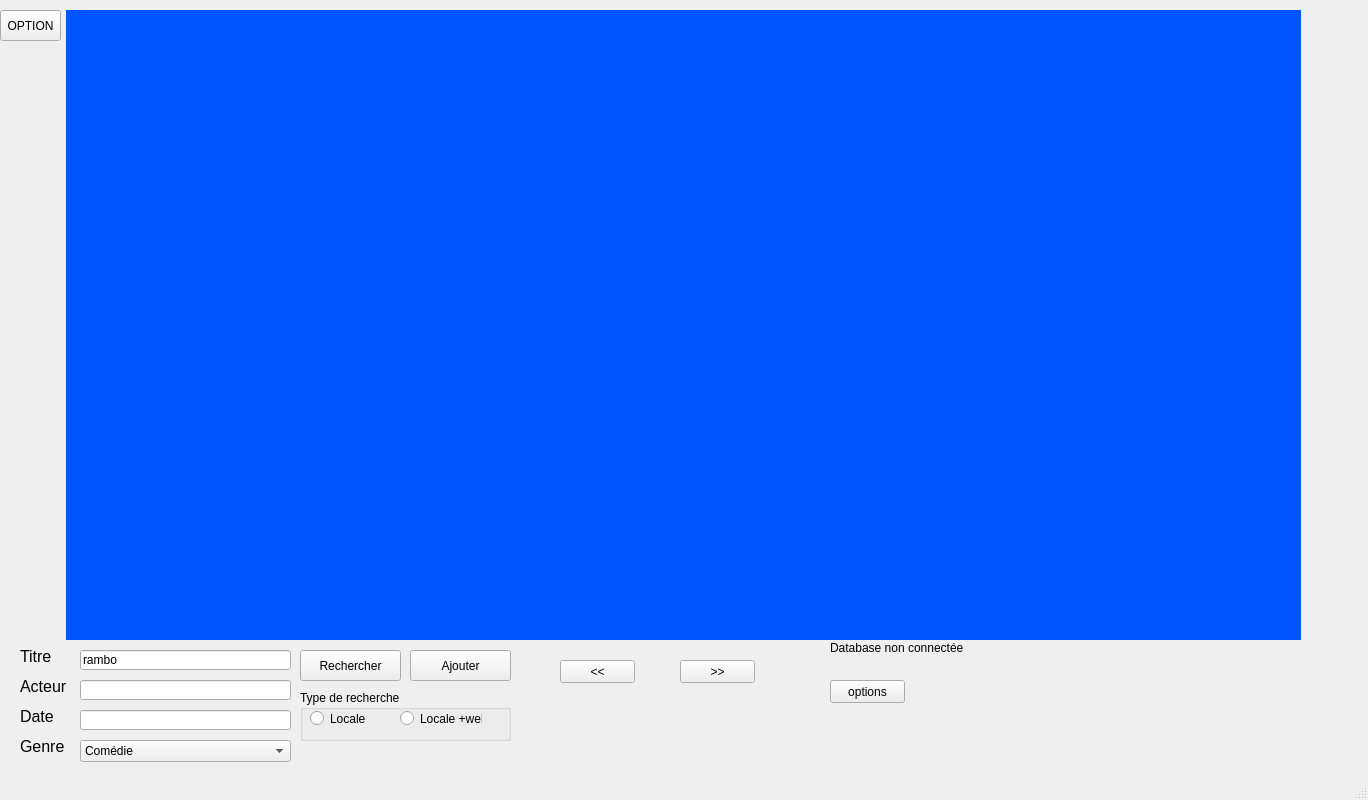
<?xml version="1.0" encoding="UTF-8"?>
<ui version="4.0">
 <class>MainWindow</class>
 <widget class="QMainWindow" name="MainWindow">
  <property name="geometry">
   <rect>
    <x>0</x>
    <y>0</y>
    <width>1368</width>
    <height>800</height>
   </rect>
  </property>
  <property name="windowTitle">
   <string>MainWindow</string>
  </property>
  <property name="tabShape">
   <enum>QTabWidget::Rounded</enum>
  </property>
  <property name="dockNestingEnabled">
   <bool>false</bool>
  </property>
  <widget class="QWidget" name="centralwidget">
   <widget class="QPushButton" name="btn_rechercher">
    <property name="geometry">
     <rect>
      <x>300</x>
      <y>650</y>
      <width>101</width>
      <height>31</height>
     </rect>
    </property>
    <property name="text">
     <string>Rechercher</string>
    </property>
   </widget>
   <widget class="QPushButton" name="btn_ajouter">
    <property name="geometry">
     <rect>
      <x>410</x>
      <y>650</y>
      <width>101</width>
      <height>31</height>
     </rect>
    </property>
    <property name="text">
     <string>Ajouter</string>
    </property>
   </widget>
   <widget class="QPushButton" name="btn_option">
    <property name="geometry">
     <rect>
      <x>0</x>
      <y>10</y>
      <width>61</width>
      <height>31</height>
     </rect>
    </property>
    <property name="text">
     <string>OPTION</string>
    </property>
   </widget>
   <widget class="QLineEdit" name="ln_titre">
    <property name="geometry">
     <rect>
      <x>80</x>
      <y>650</y>
      <width>211</width>
      <height>20</height>
     </rect>
    </property>
    <property name="text">
     <string>rambo</string>
    </property>
   </widget>
   <widget class="QLabel" name="lbl_titre">
    <property name="geometry">
     <rect>
      <x>20</x>
      <y>650</y>
      <width>47</width>
      <height>13</height>
     </rect>
    </property>
    <property name="font">
     <font>
      <pointsize>12</pointsize>
     </font>
    </property>
    <property name="text">
     <string>Titre</string>
    </property>
   </widget>
   <widget class="QLabel" name="lbl__Acteur">
    <property name="geometry">
     <rect>
      <x>20</x>
      <y>680</y>
      <width>47</width>
      <height>13</height>
     </rect>
    </property>
    <property name="font">
     <font>
      <pointsize>12</pointsize>
     </font>
    </property>
    <property name="text">
     <string>Acteur</string>
    </property>
   </widget>
   <widget class="QLineEdit" name="ln_titre_2">
    <property name="geometry">
     <rect>
      <x>80</x>
      <y>680</y>
      <width>211</width>
      <height>20</height>
     </rect>
    </property>
   </widget>
   <widget class="QLabel" name="lbl_date">
    <property name="geometry">
     <rect>
      <x>20</x>
      <y>710</y>
      <width>47</width>
      <height>13</height>
     </rect>
    </property>
    <property name="font">
     <font>
      <pointsize>12</pointsize>
     </font>
    </property>
    <property name="text">
     <string>Date</string>
    </property>
   </widget>
   <widget class="QLineEdit" name="ln_titre_3">
    <property name="geometry">
     <rect>
      <x>80</x>
      <y>710</y>
      <width>211</width>
      <height>20</height>
     </rect>
    </property>
   </widget>
   <widget class="QComboBox" name="cb_genre">
    <property name="geometry">
     <rect>
      <x>80</x>
      <y>740</y>
      <width>211</width>
      <height>22</height>
     </rect>
    </property>
    <item>
     <property name="text">
      <string>Comédie</string>
     </property>
    </item>
    <item>
     <property name="text">
      <string>Trhiller</string>
     </property>
    </item>
    <item>
     <property name="text">
      <string>Horreur</string>
     </property>
    </item>
    <item>
     <property name="text">
      <string>Fiction</string>
     </property>
    </item>
    <item>
     <property name="text">
      <string>Romantique</string>
     </property>
    </item>
   </widget>
   <widget class="QLabel" name="lbl_date_2">
    <property name="geometry">
     <rect>
      <x>20</x>
      <y>740</y>
      <width>47</width>
      <height>13</height>
     </rect>
    </property>
    <property name="font">
     <font>
      <pointsize>12</pointsize>
     </font>
    </property>
    <property name="text">
     <string>Genre</string>
    </property>
   </widget>
   <widget class="QPushButton" name="btn_previous">
    <property name="geometry">
     <rect>
      <x>560</x>
      <y>660</y>
      <width>75</width>
      <height>23</height>
     </rect>
    </property>
    <property name="text">
     <string>&lt;&lt;</string>
    </property>
   </widget>
   <widget class="QPushButton" name="btn_next">
    <property name="geometry">
     <rect>
      <x>680</x>
      <y>660</y>
      <width>75</width>
      <height>23</height>
     </rect>
    </property>
    <property name="text">
     <string>&gt;&gt;</string>
    </property>
   </widget>
   <widget class="QWidget" name="gridLayoutWidget">
    <property name="geometry">
     <rect>
      <x>690</x>
      <y>0</y>
      <width>791</width>
      <height>571</height>
     </rect>
    </property>
    <layout class="QGridLayout" name="hl_minifilm" rowminimumheight="0" columnminimumwidth="0"/>
   </widget>
   <widget class="QStackedWidget" name="dvdtek">
    <property name="geometry">
     <rect>
      <x>66</x>
      <y>10</y>
      <width>1235</width>
      <height>630</height>
     </rect>
    </property>
    <property name="minimumSize">
     <size>
      <width>1235</width>
      <height>0</height>
     </size>
    </property>
    <property name="styleSheet">
     <string notr="true">border-color: rgb(0, 0, 255);
background-color: rgb(0, 85, 255);</string>
    </property>
    <widget class="QWidget" name="page_1">
     <widget class="QWidget" name="gridLayoutWidget_2">
      <property name="geometry">
       <rect>
        <x>0</x>
        <y>0</y>
        <width>1241</width>
        <height>631</height>
       </rect>
      </property>
      <layout class="QGridLayout" name="grd1">
       <property name="leftMargin">
        <number>10</number>
       </property>
       <property name="rightMargin">
        <number>10</number>
       </property>
       <property name="spacing">
        <number>10</number>
       </property>
      </layout>
     </widget>
    </widget>
    <widget class="QWidget" name="page_2">
     <widget class="QWidget" name="gridLayoutWidget_3">
      <property name="geometry">
       <rect>
        <x>0</x>
        <y>0</y>
        <width>1241</width>
        <height>631</height>
       </rect>
      </property>
      <layout class="QGridLayout" name="grd2"/>
     </widget>
    </widget>
    <widget class="QWidget" name="page_3">
     <widget class="QWidget" name="gridLayoutWidget_4">
      <property name="geometry">
       <rect>
        <x>0</x>
        <y>0</y>
        <width>1241</width>
        <height>631</height>
       </rect>
      </property>
      <layout class="QGridLayout" name="grd3" columnstretch="0" rowminimumheight="0" columnminimumwidth="0">
       <property name="sizeConstraint">
        <enum>QLayout::SetDefaultConstraint</enum>
       </property>
       <property name="leftMargin">
        <number>10</number>
       </property>
       <property name="rightMargin">
        <number>10</number>
       </property>
       <property name="spacing">
        <number>10</number>
       </property>
      </layout>
     </widget>
    </widget>
    <widget class="QWidget" name="page_4">
     <widget class="QWidget" name="gridLayoutWidget_5">
      <property name="geometry">
       <rect>
        <x>0</x>
        <y>0</y>
        <width>1241</width>
        <height>631</height>
       </rect>
      </property>
      <layout class="QGridLayout" name="grd4" columnstretch="0" rowminimumheight="0" columnminimumwidth="0">
       <property name="sizeConstraint">
        <enum>QLayout::SetDefaultConstraint</enum>
       </property>
       <property name="leftMargin">
        <number>10</number>
       </property>
       <property name="rightMargin">
        <number>10</number>
       </property>
       <property name="spacing">
        <number>10</number>
       </property>
      </layout>
     </widget>
    </widget>
    <widget class="QWidget" name="page_5">
     <widget class="QWidget" name="gridLayoutWidget_6">
      <property name="geometry">
       <rect>
        <x>0</x>
        <y>0</y>
        <width>1241</width>
        <height>631</height>
       </rect>
      </property>
      <layout class="QGridLayout" name="grd5" columnstretch="0" rowminimumheight="0" columnminimumwidth="0">
       <property name="sizeConstraint">
        <enum>QLayout::SetDefaultConstraint</enum>
       </property>
       <property name="leftMargin">
        <number>10</number>
       </property>
       <property name="rightMargin">
        <number>10</number>
       </property>
       <property name="spacing">
        <number>10</number>
       </property>
      </layout>
     </widget>
    </widget>
    <widget class="QWidget" name="page_6">
     <widget class="QWidget" name="gridLayoutWidget_7">
      <property name="geometry">
       <rect>
        <x>0</x>
        <y>0</y>
        <width>1241</width>
        <height>631</height>
       </rect>
      </property>
      <layout class="QGridLayout" name="grd6" columnstretch="0" rowminimumheight="0" columnminimumwidth="0">
       <property name="sizeConstraint">
        <enum>QLayout::SetDefaultConstraint</enum>
       </property>
       <property name="leftMargin">
        <number>10</number>
       </property>
       <property name="rightMargin">
        <number>10</number>
       </property>
       <property name="spacing">
        <number>10</number>
       </property>
      </layout>
     </widget>
    </widget>
    <widget class="QWidget" name="page_7">
     <widget class="QWidget" name="gridLayoutWidget_8">
      <property name="geometry">
       <rect>
        <x>0</x>
        <y>0</y>
        <width>1241</width>
        <height>631</height>
       </rect>
      </property>
      <layout class="QGridLayout" name="grd7" columnstretch="0" rowminimumheight="0" columnminimumwidth="0">
       <property name="sizeConstraint">
        <enum>QLayout::SetDefaultConstraint</enum>
       </property>
       <property name="leftMargin">
        <number>10</number>
       </property>
       <property name="rightMargin">
        <number>10</number>
       </property>
       <property name="spacing">
        <number>10</number>
       </property>
      </layout>
     </widget>
    </widget>
    <widget class="QWidget" name="page_8">
     <widget class="QWidget" name="gridLayoutWidget_9">
      <property name="geometry">
       <rect>
        <x>0</x>
        <y>0</y>
        <width>1241</width>
        <height>631</height>
       </rect>
      </property>
      <layout class="QGridLayout" name="grd8" columnstretch="0" rowminimumheight="0" columnminimumwidth="0">
       <property name="sizeConstraint">
        <enum>QLayout::SetDefaultConstraint</enum>
       </property>
       <property name="leftMargin">
        <number>10</number>
       </property>
       <property name="rightMargin">
        <number>10</number>
       </property>
       <property name="spacing">
        <number>10</number>
       </property>
      </layout>
     </widget>
    </widget>
    <widget class="QWidget" name="page_9">
     <widget class="QWidget" name="gridLayoutWidget_10">
      <property name="geometry">
       <rect>
        <x>0</x>
        <y>0</y>
        <width>1241</width>
        <height>631</height>
       </rect>
      </property>
      <layout class="QGridLayout" name="grd9" columnstretch="0" rowminimumheight="0" columnminimumwidth="0">
       <property name="sizeConstraint">
        <enum>QLayout::SetDefaultConstraint</enum>
       </property>
       <property name="leftMargin">
        <number>10</number>
       </property>
       <property name="rightMargin">
        <number>10</number>
       </property>
       <property name="spacing">
        <number>10</number>
       </property>
      </layout>
     </widget>
    </widget>
    <widget class="QWidget" name="page_10">
     <widget class="QWidget" name="gridLayoutWidget_11">
      <property name="geometry">
       <rect>
        <x>0</x>
        <y>0</y>
        <width>1241</width>
        <height>631</height>
       </rect>
      </property>
      <layout class="QGridLayout" name="grd10" columnstretch="0" rowminimumheight="0" columnminimumwidth="0">
       <property name="sizeConstraint">
        <enum>QLayout::SetDefaultConstraint</enum>
       </property>
       <property name="leftMargin">
        <number>10</number>
       </property>
       <property name="rightMargin">
        <number>10</number>
       </property>
       <property name="spacing">
        <number>10</number>
       </property>
      </layout>
     </widget>
    </widget>
    <widget class="QWidget" name="page_11">
     <widget class="QWidget" name="gridLayoutWidget_12">
      <property name="geometry">
       <rect>
        <x>0</x>
        <y>0</y>
        <width>1241</width>
        <height>631</height>
       </rect>
      </property>
      <layout class="QGridLayout" name="grd11" columnstretch="0" rowminimumheight="0" columnminimumwidth="0">
       <property name="sizeConstraint">
        <enum>QLayout::SetDefaultConstraint</enum>
       </property>
       <property name="leftMargin">
        <number>10</number>
       </property>
       <property name="rightMargin">
        <number>10</number>
       </property>
       <property name="spacing">
        <number>10</number>
       </property>
      </layout>
     </widget>
    </widget>
    <widget class="QWidget" name="page_12">
     <widget class="QWidget" name="gridLayoutWidget_13">
      <property name="geometry">
       <rect>
        <x>0</x>
        <y>0</y>
        <width>1241</width>
        <height>631</height>
       </rect>
      </property>
      <layout class="QGridLayout" name="grd12" columnstretch="0" rowminimumheight="0" columnminimumwidth="0">
       <property name="sizeConstraint">
        <enum>QLayout::SetDefaultConstraint</enum>
       </property>
       <property name="leftMargin">
        <number>10</number>
       </property>
       <property name="rightMargin">
        <number>10</number>
       </property>
       <property name="spacing">
        <number>10</number>
       </property>
      </layout>
     </widget>
    </widget>
    <widget class="QWidget" name="page_13">
     <widget class="QWidget" name="gridLayoutWidget_14">
      <property name="geometry">
       <rect>
        <x>0</x>
        <y>0</y>
        <width>1241</width>
        <height>631</height>
       </rect>
      </property>
      <layout class="QGridLayout" name="grd13" columnstretch="0" rowminimumheight="0" columnminimumwidth="0">
       <property name="sizeConstraint">
        <enum>QLayout::SetDefaultConstraint</enum>
       </property>
       <property name="leftMargin">
        <number>10</number>
       </property>
       <property name="rightMargin">
        <number>10</number>
       </property>
       <property name="spacing">
        <number>10</number>
       </property>
      </layout>
     </widget>
    </widget>
    <widget class="QWidget" name="page_14">
     <widget class="QWidget" name="gridLayoutWidget_15">
      <property name="geometry">
       <rect>
        <x>0</x>
        <y>0</y>
        <width>1241</width>
        <height>631</height>
       </rect>
      </property>
      <layout class="QGridLayout" name="grd14" columnstretch="0" rowminimumheight="0" columnminimumwidth="0">
       <property name="sizeConstraint">
        <enum>QLayout::SetDefaultConstraint</enum>
       </property>
       <property name="leftMargin">
        <number>10</number>
       </property>
       <property name="rightMargin">
        <number>10</number>
       </property>
       <property name="spacing">
        <number>10</number>
       </property>
      </layout>
     </widget>
    </widget>
    <widget class="QWidget" name="page_15">
     <widget class="QWidget" name="gridLayoutWidget_16">
      <property name="geometry">
       <rect>
        <x>0</x>
        <y>0</y>
        <width>1241</width>
        <height>631</height>
       </rect>
      </property>
      <layout class="QGridLayout" name="grd15" columnstretch="0" rowminimumheight="0" columnminimumwidth="0">
       <property name="sizeConstraint">
        <enum>QLayout::SetDefaultConstraint</enum>
       </property>
       <property name="leftMargin">
        <number>10</number>
       </property>
       <property name="rightMargin">
        <number>10</number>
       </property>
       <property name="spacing">
        <number>10</number>
       </property>
      </layout>
     </widget>
    </widget>
    <widget class="QWidget" name="page_16">
     <widget class="QWidget" name="gridLayoutWidget_17">
      <property name="geometry">
       <rect>
        <x>0</x>
        <y>0</y>
        <width>1241</width>
        <height>631</height>
       </rect>
      </property>
      <layout class="QGridLayout" name="grd16" columnstretch="0" rowminimumheight="0" columnminimumwidth="0">
       <property name="sizeConstraint">
        <enum>QLayout::SetDefaultConstraint</enum>
       </property>
       <property name="leftMargin">
        <number>10</number>
       </property>
       <property name="rightMargin">
        <number>10</number>
       </property>
       <property name="spacing">
        <number>10</number>
       </property>
      </layout>
     </widget>
    </widget>
    <widget class="QWidget" name="page_17">
     <widget class="QWidget" name="gridLayoutWidget_18">
      <property name="geometry">
       <rect>
        <x>0</x>
        <y>0</y>
        <width>1241</width>
        <height>631</height>
       </rect>
      </property>
      <layout class="QGridLayout" name="grd17" columnstretch="0" rowminimumheight="0" columnminimumwidth="0">
       <property name="sizeConstraint">
        <enum>QLayout::SetDefaultConstraint</enum>
       </property>
       <property name="leftMargin">
        <number>10</number>
       </property>
       <property name="rightMargin">
        <number>10</number>
       </property>
       <property name="spacing">
        <number>10</number>
       </property>
      </layout>
     </widget>
    </widget>
    <widget class="QWidget" name="page_18">
     <widget class="QWidget" name="gridLayoutWidget_19">
      <property name="geometry">
       <rect>
        <x>0</x>
        <y>0</y>
        <width>1241</width>
        <height>631</height>
       </rect>
      </property>
      <layout class="QGridLayout" name="grd18" columnstretch="0" rowminimumheight="0" columnminimumwidth="0">
       <property name="sizeConstraint">
        <enum>QLayout::SetDefaultConstraint</enum>
       </property>
       <property name="leftMargin">
        <number>10</number>
       </property>
       <property name="rightMargin">
        <number>10</number>
       </property>
       <property name="spacing">
        <number>10</number>
       </property>
      </layout>
     </widget>
    </widget>
    <widget class="QWidget" name="page_19">
     <widget class="QWidget" name="gridLayoutWidget_20">
      <property name="geometry">
       <rect>
        <x>0</x>
        <y>0</y>
        <width>1241</width>
        <height>631</height>
       </rect>
      </property>
      <layout class="QGridLayout" name="grd19" columnstretch="0" rowminimumheight="0" columnminimumwidth="0">
       <property name="sizeConstraint">
        <enum>QLayout::SetDefaultConstraint</enum>
       </property>
       <property name="leftMargin">
        <number>10</number>
       </property>
       <property name="rightMargin">
        <number>10</number>
       </property>
       <property name="spacing">
        <number>10</number>
       </property>
      </layout>
     </widget>
    </widget>
    <widget class="QWidget" name="page_20">
     <widget class="QWidget" name="gridLayoutWidget_21">
      <property name="geometry">
       <rect>
        <x>0</x>
        <y>0</y>
        <width>1241</width>
        <height>631</height>
       </rect>
      </property>
      <layout class="QGridLayout" name="grd20" columnstretch="0" rowminimumheight="0" columnminimumwidth="0">
       <property name="sizeConstraint">
        <enum>QLayout::SetDefaultConstraint</enum>
       </property>
       <property name="leftMargin">
        <number>10</number>
       </property>
       <property name="rightMargin">
        <number>10</number>
       </property>
       <property name="spacing">
        <number>10</number>
       </property>
      </layout>
     </widget>
    </widget>
    <widget class="QWidget" name="page_21">
     <widget class="QWidget" name="gridLayoutWidget_22">
      <property name="geometry">
       <rect>
        <x>0</x>
        <y>0</y>
        <width>1241</width>
        <height>631</height>
       </rect>
      </property>
      <layout class="QGridLayout" name="grd21" columnstretch="0" rowminimumheight="0" columnminimumwidth="0">
       <property name="sizeConstraint">
        <enum>QLayout::SetDefaultConstraint</enum>
       </property>
       <property name="leftMargin">
        <number>10</number>
       </property>
       <property name="rightMargin">
        <number>10</number>
       </property>
       <property name="spacing">
        <number>10</number>
       </property>
      </layout>
     </widget>
    </widget>
   </widget>
   <widget class="QLabel" name="lbl_db_status">
    <property name="geometry">
     <rect>
      <x>830</x>
      <y>640</y>
      <width>141</width>
      <height>16</height>
     </rect>
    </property>
    <property name="text">
     <string>Database non connectée</string>
    </property>
    <property name="textFormat">
     <enum>Qt::PlainText</enum>
    </property>
   </widget>
   <widget class="QGroupBox" name="grp_rechercheType">
    <property name="geometry">
     <rect>
      <x>300</x>
      <y>690</y>
      <width>211</width>
      <height>51</height>
     </rect>
    </property>
    <property name="title">
     <string>Type de recherche</string>
    </property>
    <widget class="QRadioButton" name="rdb_rechLoc">
     <property name="geometry">
      <rect>
       <x>10</x>
       <y>20</y>
       <width>82</width>
       <height>17</height>
      </rect>
     </property>
     <property name="text">
      <string>Locale</string>
     </property>
    </widget>
    <widget class="QRadioButton" name="rdb_rechDist">
     <property name="geometry">
      <rect>
       <x>100</x>
       <y>20</y>
       <width>82</width>
       <height>17</height>
      </rect>
     </property>
     <property name="text">
      <string>Locale +web</string>
     </property>
    </widget>
   </widget>
   <widget class="QPushButton" name="pushButton">
    <property name="geometry">
     <rect>
      <x>830</x>
      <y>680</y>
      <width>75</width>
      <height>23</height>
     </rect>
    </property>
    <property name="text">
     <string>options</string>
    </property>
   </widget>
  </widget>
  <widget class="QMenuBar" name="menubar">
   <property name="geometry">
    <rect>
     <x>0</x>
     <y>0</y>
     <width>1368</width>
     <height>21</height>
    </rect>
   </property>
  </widget>
  <widget class="QStatusBar" name="statusbar"/>
 </widget>
 <resources/>
 <connections/>
</ui>
